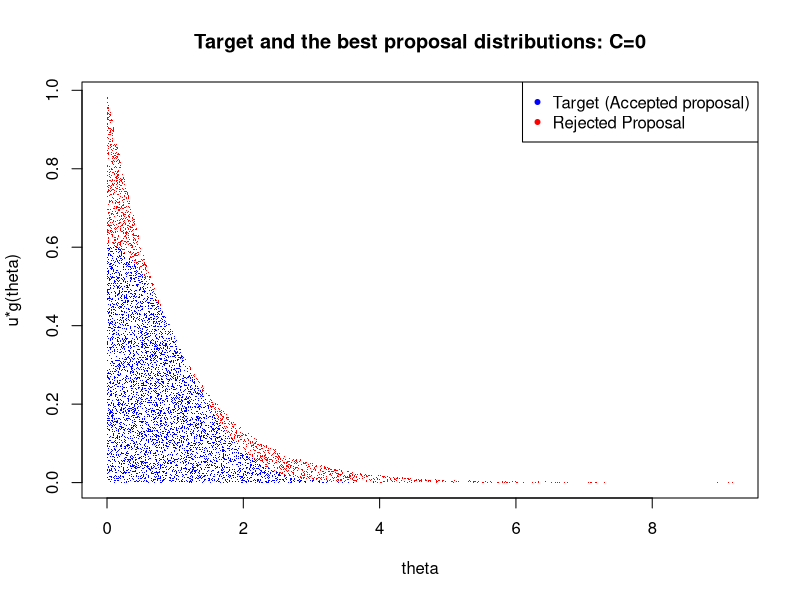
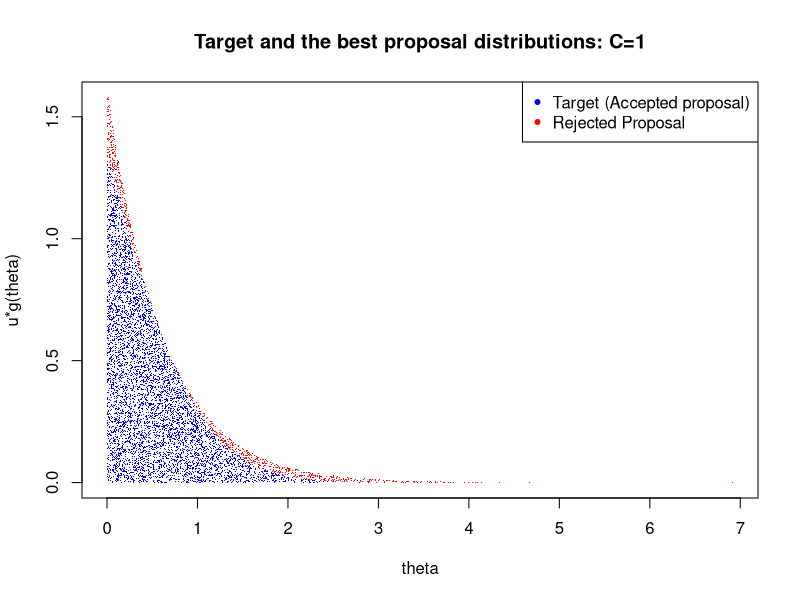
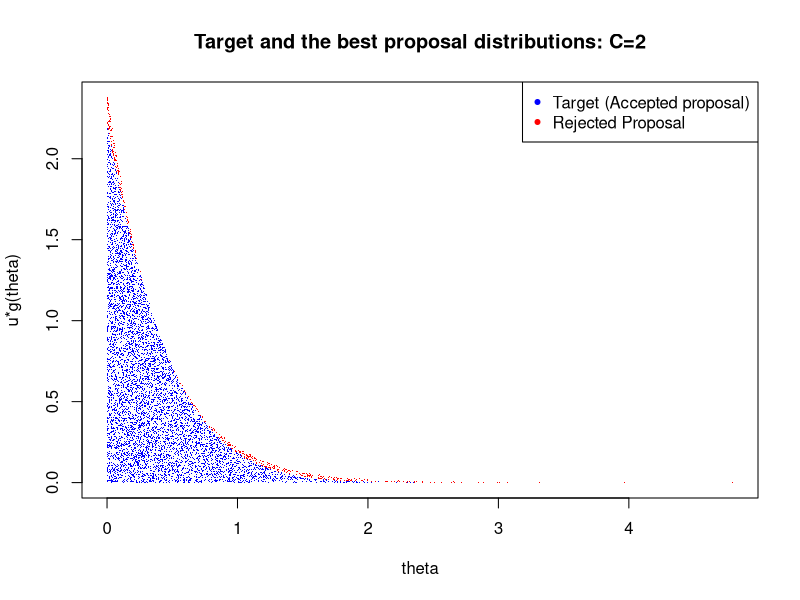
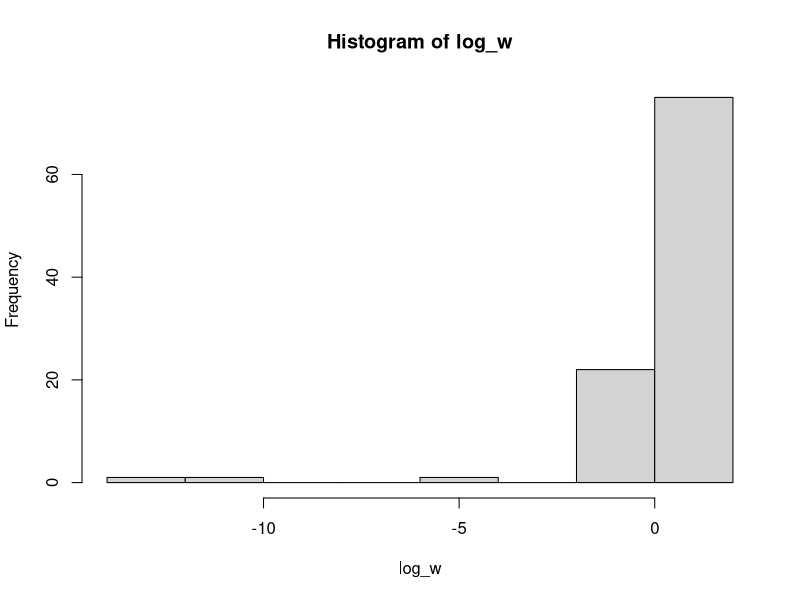
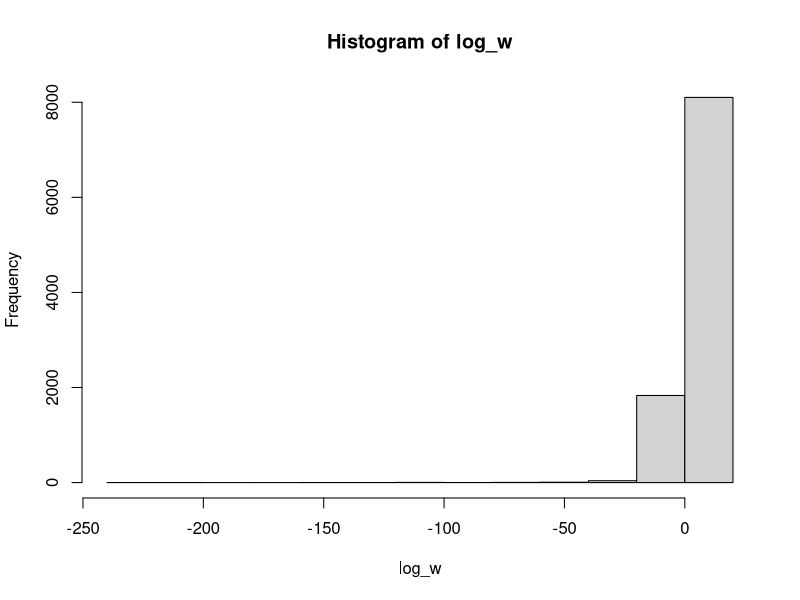
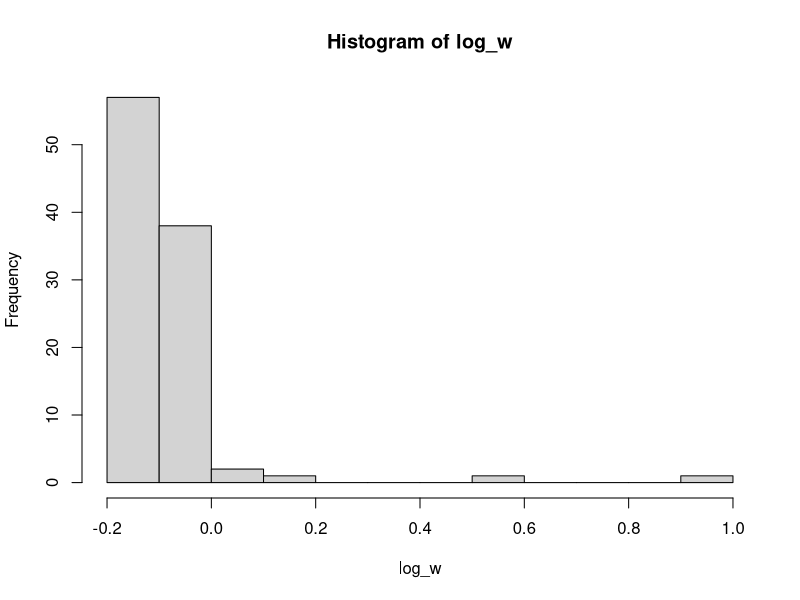
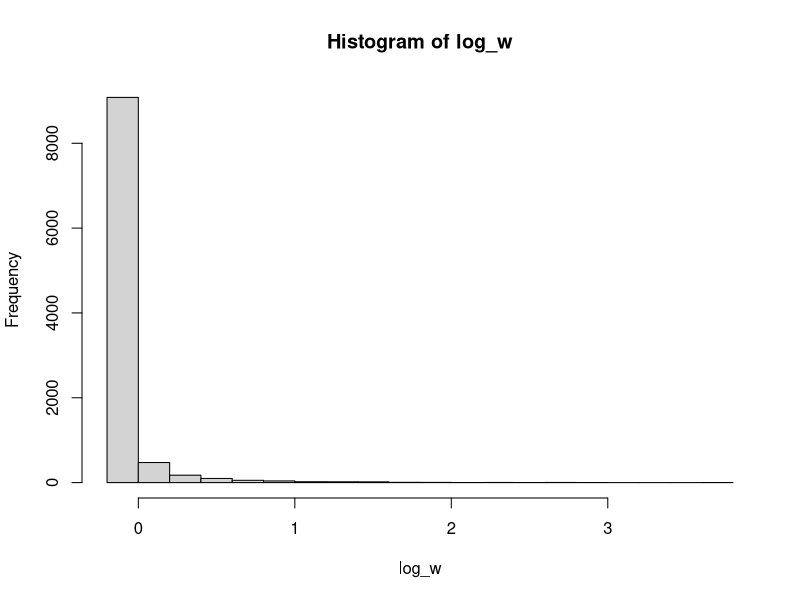

Here is the R script that generated these plots, in order:
## ---- chunk 1
library(ggplot2)
set.seed(0)

p <- function(x, C) {
  dnorm(x+C)*(x > 0)/(1-pnorm(C))
}

rej_samp <- function(C, n=7e3) {
  lambda <- (C+sqrt(C^2+4))/2
  M <- exp((lambda^2-2*lambda*C)/2)/(sqrt(2*pi)*lambda*(1-pnorm(C)))
  
  proposal <- rexp(n, rate=lambda)
  U <- runif(n, 0, 1)
  id <- (log(U) < log(p(proposal, C)) -log(M) - dexp(proposal, rate=lambda, log=T))
  accepted <- proposal[id]
  
  plot(proposal, U*dexp(proposal, rate=lambda), 
    pch=".", col="red", ylab="u*g(theta)", xlab="theta",
    main=paste("Target and the best proposal distributions: C=", C, sep=""))
  points(accepted, (U*dexp(proposal, rate=lambda))[id], 
    pch=".", col="blue")
  legend("topright", legend=c("Target (Accepted proposal)", "Rejected Proposal"),
         col=c('blue', 'red'), pch=20)
  cat("Theoretical best acceptance rate is:", 1/M)
  cat("\nEmpirical acceptance rate is:", mean(id))
}
## ---- chunk 2
rej_samp(C=0)
## ---- chunk 3
rej_samp(C=1)
## ---- chunk 4
rej_samp(C=2)
## ---- chunk 5
S <- 1e2
approxi <- rt(S, df=3)
log_w <- dnorm(approxi, log=T) - dt(approxi, df=3, log=T)
hist(log_w)
## ---- chunk 6
w <- exp(log_w)

mu <- mean(approxi*w)/mean(w)
var <- mean(approxi^2*w)/mean(w) - mu^2

cat("Estimated EX is:" , mu)
cat("\nEstimated VarX is:", var)
cat("\nTrue values are 0 and 1")
## ---- chunk 7
S <- 1e4
approxi <- rt(S, df=3)
log_w <- dnorm(approxi, log=T) - dt(approxi, df=3, log=T)
hist(log_w)
## ---- chunk 8
w <- exp(log_w)

mu <- mean(approxi*w)/mean(w)
var <- mean(approxi^2*w)/mean(w) - mu^2

cat("Estimated EX is:" , mu)
cat("\nEstimated VarX is:", var)
cat("\nTrue values are 0 and 1")
## ---- chunk 9
w_tilde <- w/sum(w)

S_eff <- 1/sum(w_tilde^2)
S_eff
## ---- chunk 10
S <- 1e2
approxi <- rnorm(S)
log_w <- -dnorm(approxi, log=T) + dt(approxi, df=3, log=T)
hist(log_w)
## ---- chunk 11
w <- exp(log_w)
mu <- mean(approxi*w)/mean(w)
var <- mean(approxi^2*w)/mean(w) - mu^2

cat("Estimated EX is:" , mu)
cat("\nEstimated VarX is:", var)
cat("\nTrue values are 0 and 3")
## ---- chunk 12
S <- 1e4
approxi <- rnorm(S)
log_w <- - dnorm(approxi, log=T) + dt(approxi, df=3, log=T)
hist(log_w)
## ---- chunk 13
w <- exp(log_w)

mu <- mean(approxi*w)/mean(w)
var <- mean(approxi^2*w)/mean(w) - mu^2

cat("Estimated EX is:" , mu)
cat("\nEstimated VarX is:", var)
cat("\nTrue values are 0 and 3")
## ---- chunk 14
w_tilde <- w/sum(w)

S_eff <- 1/sum(w_tilde^2)
S_eff
